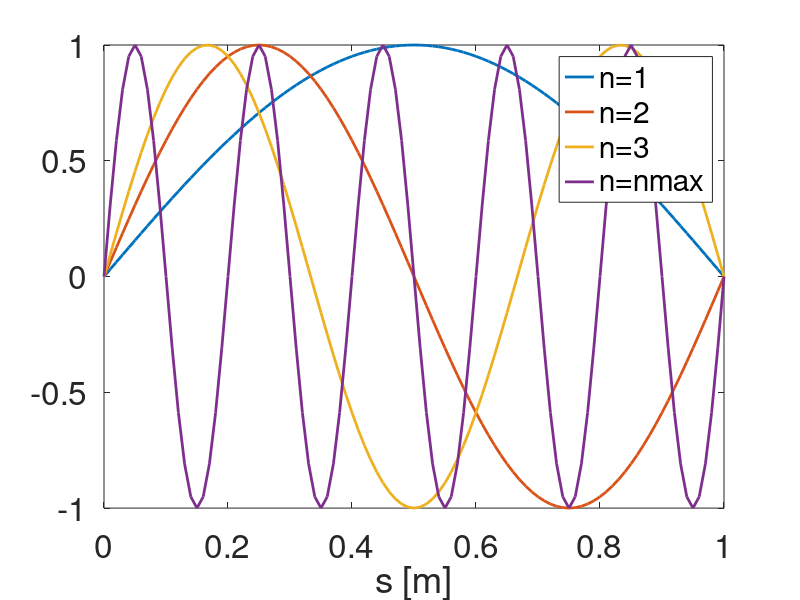
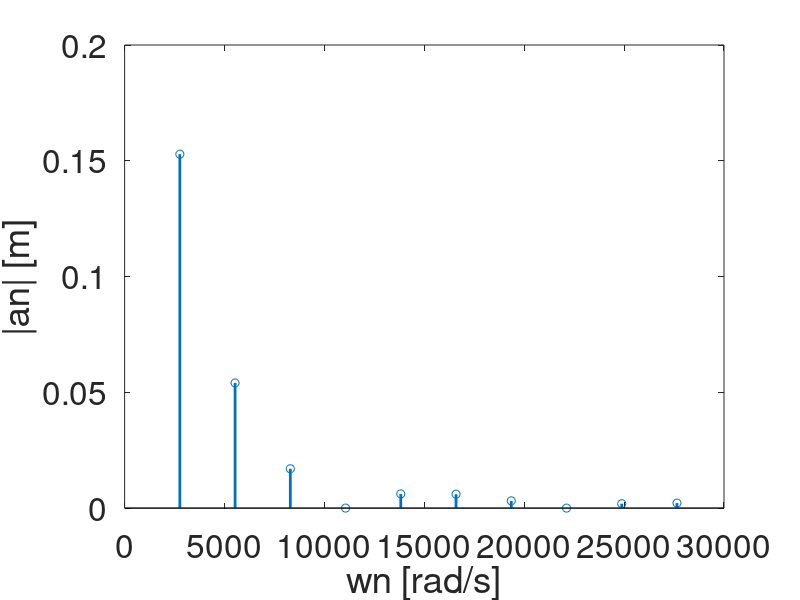
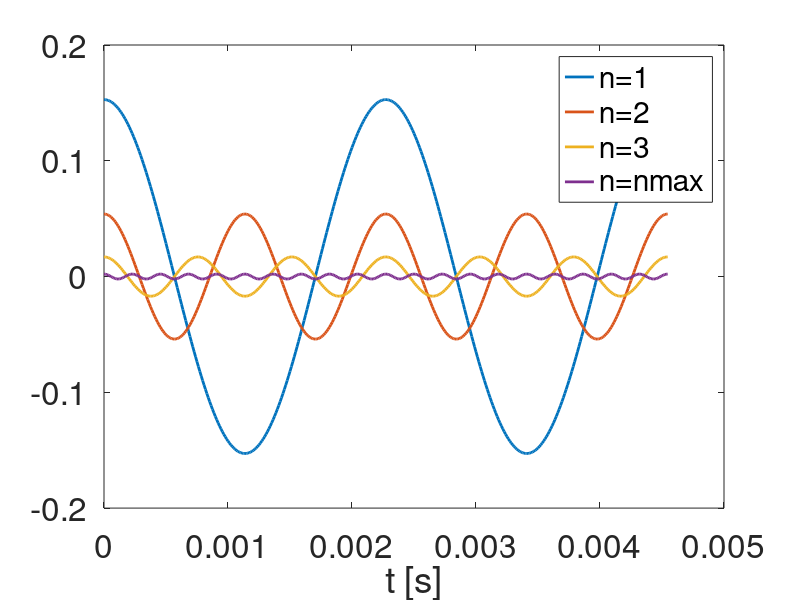
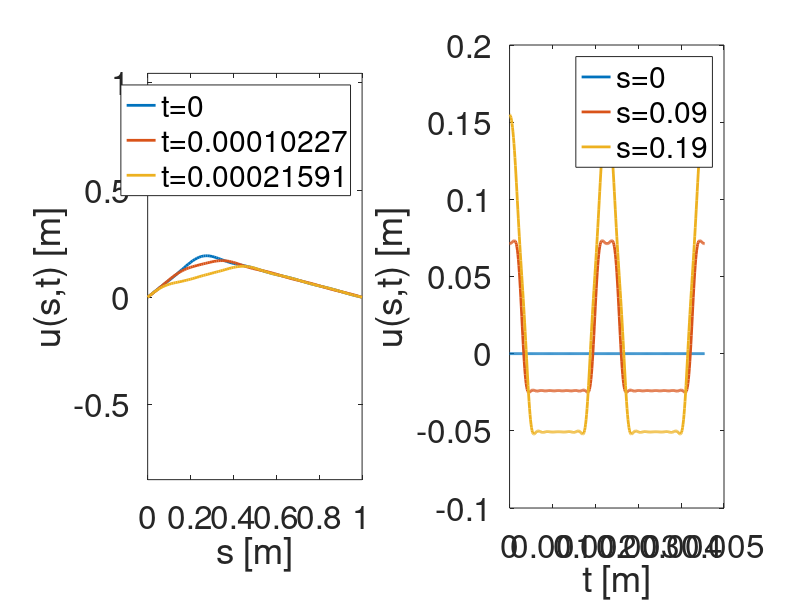

Write the MATLAB code that produced these figures, in order.
%% ========================================================================
%% INITIALISATION =========================================================
clear;close all;clc;
% Geometrie : section cicrculaire
L=1;            % Longueur [m]
R=0.001;        % Rayon [m]
A=pi*R^2;       % Aire [m^2]
% Materiau : acier
E=210e9;        % Module de Young [Pa]
ro=7800;        % Masse volumique [kg/m^3]
% Tension : corde accordée sur le la-440
Note=440;       % Fréquence fondamentale [Hz]
C=2*L*Note;     % Celerité [m/s]
N0=ro*A*C^2;    % Tension [N]
Def=N0/(E*A);   % Deformation [~]
% Excitation: corde pincée d'une hauteur H en s=el 
H=L/5;          % Hauteur [m]
el=L/4;         % poistion [m]
% Domaine modal
nmax=10;        % Nombre maximal de mode considéré      
n=(1:nmax)';    % Indices modaux
Nw=nmax
kn=n*pi/L;      % Nombres d'ondes [1/m] : corde fixée aux deux extrémités
wn=C*kn;        % Pulsation [rad/s], relation de dispersion
Lamb=2*pi./kn;  % Longueur d'onde de chaque mode [m]
Per=2*pi./wn;   % Periode de chaque mode [s]
Freq=1./Per;    % Fréquence de chaque mode [Hz]
% Domaine spatial
ds=min(Lamb)/20;% Pas en espace [m]
s=(0:ds:L);     % Echantillonage spatial [m]
Ns=length(s);   % Nombre de points d'échantillonages en espace
% Domaine temporel
dt=min(Per)/20; % Pas en temps [s]
tmax=max(Per)*2;% Temps maximum de la simulation [s]
t=0:dt:tmax;    % Echantillonage temporel [s]
Nt=length(t);   % Nombre de points d'échantillonages en temps
%% ========================================================================
%Rq% Dans une phase de bebeugage, il faut que [Nt,Ns,Nw] aient des valeurs 
% raisonnables (<=1000) et si possible distinctes.
disp(['[Nt,Ns,Nw]=[' num2str([Nt,Ns,Nw]) ']'])

%% ========================================================================
%% ANALYSE MODALE =========================================================
% Modes propres
for in=1:nmax
    % Y_ij, avec i=>n et j=>s
    Y(in,:)=sin(kn(in)*s); 
end
%=> visualisation de quelques modes propres
figure(1);
plot(s,Y([1:3 nmax],:),'LineWidth',2)
xlabel('s [m]')
legend('n=1','n=2','n=3','n=nmax')
set(gca,'FontSize',24)

% Amplitude modale
an=2*H./(n*pi)*L/(L-el).*sin(kn*el)./(kn*el);
bn=zeros(size(n));
%=> visualisation des amplitudes modales an
figure(2);
stem(wn,abs(an),'LineWidth',2)
xlabel('wn [rad/s]')
ylabel('|an| [m]')
set(gca,'FontSize',24)

% Fonction en temps
for in=1:nmax
    % T_ij, avec i=>n et j=>t
    T(in,:)=an(in)*cos(wn(in)*t)+bn(in)*sin(wn(in)*t)/wn(in); 
end
%=> visualisation de T(t) pour quelques modes
figure(3);
plot(t,T([1:3 nmax],:),'LineWidth',2)
xlabel('t [s]')
legend('n=1','n=2','n=3','n=nmax')
set(gca,'FontSize',24)
%% ========================================================================

%% ========================================================================
%% SOLUTION GENERALE ======================================================
u=Y'*T;    % u_ij, avec i=>s et j=>t
%-> visualisation de u(s,t) à divers instants
figure(4);subplot(1,2,1)
plot(s,u(:,[1 10 20]),'LineWidth',2);
xlabel('s [m]');ylabel('u(s,t) [m]');
legend(['t=' num2str(t(1)) ],['t=' num2str(t(10)) ],['t=' num2str(t(20)) ])
axis equal
set(gca,'FontSize',24)
%-> visualisation de u(s,t) en divers point de la corde
figure(4);subplot(1,2,2)
plot(t,u([1 10 20],:),'LineWidth',2);
xlabel('t [m]');ylabel('u(s,t) [m]');
legend(['s=' num2str(s(1)) ],['s=' num2str(s(10)) ],['s=' num2str(s(20)) ])
set(gca,'FontSize',24)
%-> visualisation de u(s,t) au cours du temps
figure(5);
for j=1:length(t)
    plot(s,u(:,j),'k','LineWidth',2);hold on
    plot(s([1 10 20]),u([1 10 20],j),'o','MarkerSize',8,'LineWidth',2)
    hold off
    xlabel('s [m]');ylabel('u(s,t) [m]');
    axis equal;axis([0,L,-H,H])
    set(gca,'FontSize',24);
    pause(0.1)
end
%% ========================================================================
